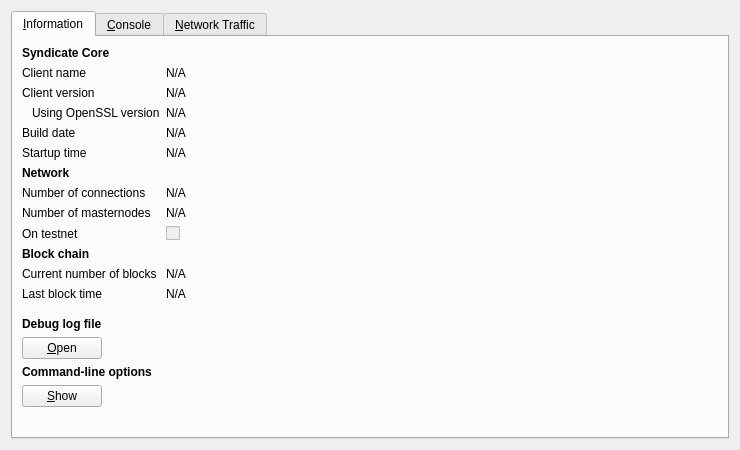
<?xml version="1.0" encoding="UTF-8"?>
<ui version="4.0">
 <class>RPCConsole</class>
 <widget class="QDialog" name="RPCConsole">
  <property name="geometry">
   <rect>
    <x>0</x>
    <y>0</y>
    <width>740</width>
    <height>450</height>
   </rect>
  </property>
  <property name="windowTitle">
   <string>Syndicate - Debug window</string>
  </property>
  <layout class="QVBoxLayout" name="verticalLayout_2">
   <item>
    <widget class="QTabWidget" name="tabWidget">
     <property name="currentIndex">
      <number>0</number>
     </property>
     <widget class="QWidget" name="tab_info">
      <attribute name="title">
       <string>&amp;Information</string>
      </attribute>
      <layout class="QFormLayout" name="formLayout">
       <item row="0" column="0">
        <widget class="QLabel" name="label_9">
         <property name="font">
          <font>
           <weight>75</weight>
           <bold>true</bold>
          </font>
         </property>
         <property name="text">
          <string>Syndicate Core</string>
         </property>
        </widget>
       </item>
       <item row="1" column="0">
        <widget class="QLabel" name="label_5">
         <property name="text">
          <string>Client name</string>
         </property>
        </widget>
       </item>
       <item row="1" column="1">
        <widget class="QLabel" name="clientName">
         <property name="cursor">
          <cursorShape>IBeamCursor</cursorShape>
         </property>
         <property name="text">
          <string>N/A</string>
         </property>
         <property name="textFormat">
          <enum>Qt::PlainText</enum>
         </property>
         <property name="textInteractionFlags">
          <set>Qt::LinksAccessibleByMouse|Qt::TextSelectableByKeyboard|Qt::TextSelectableByMouse</set>
         </property>
        </widget>
       </item>
       <item row="2" column="0">
        <widget class="QLabel" name="label_6">
         <property name="text">
          <string>Client version</string>
         </property>
        </widget>
       </item>
       <item row="2" column="1">
        <widget class="QLabel" name="clientVersion">
         <property name="cursor">
          <cursorShape>IBeamCursor</cursorShape>
         </property>
         <property name="text">
          <string>N/A</string>
         </property>
         <property name="textFormat">
          <enum>Qt::PlainText</enum>
         </property>
         <property name="textInteractionFlags">
          <set>Qt::LinksAccessibleByMouse|Qt::TextSelectableByKeyboard|Qt::TextSelectableByMouse</set>
         </property>
        </widget>
       </item>
       <item row="3" column="0">
        <widget class="QLabel" name="label_14">
         <property name="text">
          <string>Using OpenSSL version</string>
         </property>
         <property name="indent">
          <number>10</number>
         </property>
        </widget>
       </item>
       <item row="3" column="1">
        <widget class="QLabel" name="openSSLVersion">
         <property name="cursor">
          <cursorShape>IBeamCursor</cursorShape>
         </property>
         <property name="text">
          <string>N/A</string>
         </property>
         <property name="textFormat">
          <enum>Qt::PlainText</enum>
         </property>
         <property name="textInteractionFlags">
          <set>Qt::LinksAccessibleByMouse|Qt::TextSelectableByKeyboard|Qt::TextSelectableByMouse</set>
         </property>
        </widget>
       </item>
       <item row="4" column="0">
        <widget class="QLabel" name="label_12">
         <property name="text">
          <string>Build date</string>
         </property>
        </widget>
       </item>
       <item row="4" column="1">
        <widget class="QLabel" name="buildDate">
         <property name="cursor">
          <cursorShape>IBeamCursor</cursorShape>
         </property>
         <property name="text">
          <string>N/A</string>
         </property>
         <property name="textFormat">
          <enum>Qt::PlainText</enum>
         </property>
         <property name="textInteractionFlags">
          <set>Qt::LinksAccessibleByMouse|Qt::TextSelectableByKeyboard|Qt::TextSelectableByMouse</set>
         </property>
        </widget>
       </item>
       <item row="5" column="0">
        <widget class="QLabel" name="label_13">
         <property name="text">
          <string>Startup time</string>
         </property>
        </widget>
       </item>
       <item row="5" column="1">
        <widget class="QLabel" name="startupTime">
         <property name="cursor">
          <cursorShape>IBeamCursor</cursorShape>
         </property>
         <property name="text">
          <string>N/A</string>
         </property>
         <property name="textFormat">
          <enum>Qt::PlainText</enum>
         </property>
         <property name="textInteractionFlags">
          <set>Qt::LinksAccessibleByMouse|Qt::TextSelectableByKeyboard|Qt::TextSelectableByMouse</set>
         </property>
        </widget>
       </item>
       <item row="6" column="0">
        <widget class="QLabel" name="label_11">
         <property name="font">
          <font>
           <weight>75</weight>
           <bold>true</bold>
          </font>
         </property>
         <property name="text">
          <string>Network</string>
         </property>
        </widget>
       </item>
       <item row="7" column="0">
        <widget class="QLabel" name="label_7">
         <property name="text">
          <string>Number of connections</string>
         </property>
        </widget>
       </item>
       <item row="7" column="1">
        <widget class="QLabel" name="numberOfConnections">
         <property name="cursor">
          <cursorShape>IBeamCursor</cursorShape>
         </property>
         <property name="text">
          <string>N/A</string>
         </property>
         <property name="textFormat">
          <enum>Qt::PlainText</enum>
         </property>
         <property name="textInteractionFlags">
          <set>Qt::LinksAccessibleByMouse|Qt::TextSelectableByKeyboard|Qt::TextSelectableByMouse</set>
         </property>
        </widget>
       </item>
       <item row="8" column="0">
        <widget class="QLabel" name="label_15">
         <property name="text">
          <string>Number of masternodes</string>
         </property>
        </widget>
       </item>
       <item row="8" column="1">
        <widget class="QLabel" name="masternodeCount">
         <property name="cursor">
          <cursorShape>IBeamCursor</cursorShape>
         </property>
         <property name="text">
          <string>N/A</string>
         </property>
         <property name="textFormat">
          <enum>Qt::PlainText</enum>
         </property>
         <property name="textInteractionFlags">
          <set>Qt::LinksAccessibleByMouse|Qt::TextSelectableByKeyboard|Qt::TextSelectableByMouse</set>
         </property>
        </widget>
       </item>
       <item row="9" column="0">
        <widget class="QLabel" name="label_8">
         <property name="text">
          <string>On testnet</string>
         </property>
        </widget>
       </item>
       <item row="9" column="1">
        <widget class="QCheckBox" name="isTestNet">
         <property name="enabled">
          <bool>false</bool>
         </property>
         <property name="text">
          <string/>
         </property>
        </widget>
       </item>
       <item row="10" column="0">
        <widget class="QLabel" name="label_10">
         <property name="font">
          <font>
           <weight>75</weight>
           <bold>true</bold>
          </font>
         </property>
         <property name="text">
          <string>Block chain</string>
         </property>
        </widget>
       </item>
       <item row="11" column="0">
        <widget class="QLabel" name="label_3">
         <property name="text">
          <string>Current number of blocks</string>
         </property>
        </widget>
       </item>
       <item row="11" column="1">
        <widget class="QLabel" name="numberOfBlocks">
         <property name="cursor">
          <cursorShape>IBeamCursor</cursorShape>
         </property>
         <property name="text">
          <string>N/A</string>
         </property>
         <property name="textFormat">
          <enum>Qt::PlainText</enum>
         </property>
         <property name="textInteractionFlags">
          <set>Qt::LinksAccessibleByMouse|Qt::TextSelectableByKeyboard|Qt::TextSelectableByMouse</set>
         </property>
        </widget>
       </item>
       <item row="12" column="0">
        <widget class="QLabel" name="label_2">
         <property name="text">
          <string>Last block time</string>
         </property>
        </widget>
       </item>
       <item row="12" column="1">
        <widget class="QLabel" name="lastBlockTime">
         <property name="cursor">
          <cursorShape>IBeamCursor</cursorShape>
         </property>
         <property name="text">
          <string>N/A</string>
         </property>
         <property name="textFormat">
          <enum>Qt::PlainText</enum>
         </property>
         <property name="textInteractionFlags">
          <set>Qt::LinksAccessibleByMouse|Qt::TextSelectableByKeyboard|Qt::TextSelectableByMouse</set>
         </property>
        </widget>
       </item>
       <item row="13" column="0">
        <spacer name="verticalSpacer_2">
         <property name="orientation">
          <enum>Qt::Vertical</enum>
         </property>
         <property name="sizeHint" stdset="0">
          <size>
           <width>20</width>
           <height>10</height>
          </size>
         </property>
        </spacer>
       </item>
       <item row="14" column="0">
        <widget class="QLabel" name="labelDebugLogfile">
         <property name="font">
          <font>
           <weight>75</weight>
           <bold>true</bold>
          </font>
         </property>
         <property name="text">
          <string>Debug log file</string>
         </property>
        </widget>
       </item>
       <item row="15" column="0">
        <widget class="QPushButton" name="openDebugLogfileButton">
         <property name="toolTip">
          <string>Open the Syndicate debug log file from the current data directory. This can take a few seconds for large log files.</string>
         </property>
         <property name="text">
          <string>&amp;Open</string>
         </property>
         <property name="autoDefault">
          <bool>false</bool>
         </property>
        </widget>
       </item>
       <item row="16" column="0">
        <widget class="QLabel" name="labelCLOptions">
         <property name="font">
          <font>
           <weight>75</weight>
           <bold>true</bold>
          </font>
         </property>
         <property name="text">
          <string>Command-line options</string>
         </property>
        </widget>
       </item>
       <item row="17" column="0">
        <widget class="QPushButton" name="showCLOptionsButton">
         <property name="toolTip">
          <string>Show the Syndicate-Qt help message to get a list with possible Syndicate command-line options.</string>
         </property>
         <property name="text">
          <string>&amp;Show</string>
         </property>
         <property name="autoDefault">
          <bool>false</bool>
         </property>
        </widget>
       </item>
       <item row="18" column="0">
        <spacer name="verticalSpacer">
         <property name="orientation">
          <enum>Qt::Vertical</enum>
         </property>
         <property name="sizeHint" stdset="0">
          <size>
           <width>20</width>
           <height>20</height>
          </size>
         </property>
        </spacer>
       </item>
      </layout>
     </widget>
     <widget class="QWidget" name="tab_console">
      <attribute name="title">
       <string>&amp;Console</string>
      </attribute>
      <layout class="QVBoxLayout" name="verticalLayout_3">
       <property name="spacing">
        <number>3</number>
       </property>
       <item>
        <widget class="QTextEdit" name="messagesWidget">
         <property name="minimumSize">
          <size>
           <width>0</width>
           <height>100</height>
          </size>
         </property>
         <property name="readOnly">
          <bool>true</bool>
         </property>
         <property name="tabKeyNavigation" stdset="0">
          <bool>false</bool>
         </property>
         <property name="columnCount" stdset="0">
          <number>2</number>
         </property>
        </widget>
       </item>
       <item>
        <layout class="QHBoxLayout" name="horizontalLayout">
         <property name="spacing">
          <number>3</number>
         </property>
         <item>
          <widget class="QLabel" name="label">
           <property name="text">
            <string notr="true">&gt;</string>
           </property>
          </widget>
         </item>
         <item>
          <widget class="QLineEdit" name="lineEdit"/>
         </item>
         <item>
          <widget class="QPushButton" name="clearButton">
           <property name="maximumSize">
            <size>
             <width>24</width>
             <height>24</height>
            </size>
           </property>
           <property name="toolTip">
            <string>Clear console</string>
           </property>
           <property name="text">
            <string/>
           </property>
           <property name="icon">
            <iconset resource="../bitcoin.qrc">
             <normaloff>:/icons/remove</normaloff>:/icons/remove</iconset>
           </property>
           <property name="shortcut">
            <string notr="true">Ctrl+L</string>
           </property>
           <property name="autoDefault">
            <bool>false</bool>
           </property>
          </widget>
         </item>
        </layout>
       </item>
      </layout>
     </widget>
     <widget class="QWidget" name="tab">
      <attribute name="title">
       <string>&amp;Network Traffic</string>
      </attribute>
      <layout class="QHBoxLayout" name="horizontalLayout_3">
       <item>
        <layout class="QVBoxLayout" name="verticalLayout_4">
         <item>
          <widget class="TrafficGraphWidget" name="trafficGraph" native="true">
           <property name="sizePolicy">
            <sizepolicy hsizetype="Expanding" vsizetype="Expanding">
             <horstretch>0</horstretch>
             <verstretch>0</verstretch>
            </sizepolicy>
           </property>
          </widget>
         </item>
         <item>
          <layout class="QHBoxLayout" name="horizontalLayout_2">
           <item>
            <widget class="QSlider" name="sldGraphRange">
             <property name="minimum">
              <number>1</number>
             </property>
             <property name="maximum">
              <number>288</number>
             </property>
             <property name="pageStep">
              <number>12</number>
             </property>
             <property name="value">
              <number>6</number>
             </property>
             <property name="orientation">
              <enum>Qt::Horizontal</enum>
             </property>
            </widget>
           </item>
           <item>
            <widget class="QLabel" name="lblGraphRange">
             <property name="minimumSize">
              <size>
               <width>100</width>
               <height>0</height>
              </size>
             </property>
             <property name="alignment">
              <set>Qt::AlignCenter</set>
             </property>
            </widget>
           </item>
           <item>
            <widget class="QPushButton" name="btnClearTrafficGraph">
             <property name="text">
              <string>&amp;Clear</string>
             </property>
            </widget>
           </item>
          </layout>
         </item>
        </layout>
       </item>
       <item>
        <layout class="QVBoxLayout" name="verticalLayout">
         <item>
          <widget class="QGroupBox" name="groupBox">
           <property name="title">
            <string>Totals</string>
           </property>
           <layout class="QVBoxLayout" name="verticalLayout_5">
            <item>
             <layout class="QHBoxLayout" name="horizontalLayout_4">
              <item>
               <widget class="Line" name="line">
                <property name="sizePolicy">
                 <sizepolicy hsizetype="Fixed" vsizetype="Fixed">
                  <horstretch>0</horstretch>
                  <verstretch>0</verstretch>
                 </sizepolicy>
                </property>
                <property name="minimumSize">
                 <size>
                  <width>10</width>
                  <height>0</height>
                 </size>
                </property>
                <property name="palette">
                 <palette>
                  <active>
                   <colorrole role="Light">
                    <brush brushstyle="SolidPattern">
                     <color alpha="255">
                      <red>0</red>
                      <green>255</green>
                      <blue>0</blue>
                     </color>
                    </brush>
                   </colorrole>
                  </active>
                  <inactive>
                   <colorrole role="Light">
                    <brush brushstyle="SolidPattern">
                     <color alpha="255">
                      <red>0</red>
                      <green>255</green>
                      <blue>0</blue>
                     </color>
                    </brush>
                   </colorrole>
                  </inactive>
                  <disabled>
                   <colorrole role="Light">
                    <brush brushstyle="SolidPattern">
                     <color alpha="255">
                      <red>0</red>
                      <green>255</green>
                      <blue>0</blue>
                     </color>
                    </brush>
                   </colorrole>
                  </disabled>
                 </palette>
                </property>
                <property name="orientation">
                 <enum>Qt::Horizontal</enum>
                </property>
               </widget>
              </item>
              <item>
               <widget class="QLabel" name="label_16">
                <property name="text">
                 <string>In:</string>
                </property>
               </widget>
              </item>
              <item>
               <widget class="QLabel" name="lblBytesIn">
                <property name="minimumSize">
                 <size>
                  <width>50</width>
                  <height>0</height>
                 </size>
                </property>
                <property name="alignment">
                 <set>Qt::AlignRight|Qt::AlignTrailing|Qt::AlignVCenter</set>
                </property>
               </widget>
              </item>
             </layout>
            </item>
            <item>
             <layout class="QHBoxLayout" name="horizontalLayout_5">
              <item>
               <widget class="Line" name="line_2">
                <property name="sizePolicy">
                 <sizepolicy hsizetype="Fixed" vsizetype="Fixed">
                  <horstretch>0</horstretch>
                  <verstretch>0</verstretch>
                 </sizepolicy>
                </property>
                <property name="minimumSize">
                 <size>
                  <width>10</width>
                  <height>0</height>
                 </size>
                </property>
                <property name="palette">
                 <palette>
                  <active>
                   <colorrole role="Light">
                    <brush brushstyle="SolidPattern">
                     <color alpha="255">
                      <red>255</red>
                      <green>0</green>
                      <blue>0</blue>
                     </color>
                    </brush>
                   </colorrole>
                  </active>
                  <inactive>
                   <colorrole role="Light">
                    <brush brushstyle="SolidPattern">
                     <color alpha="255">
                      <red>255</red>
                      <green>0</green>
                      <blue>0</blue>
                     </color>
                    </brush>
                   </colorrole>
                  </inactive>
                  <disabled>
                   <colorrole role="Light">
                    <brush brushstyle="SolidPattern">
                     <color alpha="255">
                      <red>255</red>
                      <green>0</green>
                      <blue>0</blue>
                     </color>
                    </brush>
                   </colorrole>
                  </disabled>
                 </palette>
                </property>
                <property name="orientation">
                 <enum>Qt::Horizontal</enum>
                </property>
               </widget>
              </item>
              <item>
               <widget class="QLabel" name="label_17">
                <property name="text">
                 <string>Out:</string>
                </property>
               </widget>
              </item>
              <item>
               <widget class="QLabel" name="lblBytesOut">
                <property name="minimumSize">
                 <size>
                  <width>50</width>
                  <height>0</height>
                 </size>
                </property>
                <property name="alignment">
                 <set>Qt::AlignRight|Qt::AlignTrailing|Qt::AlignVCenter</set>
                </property>
               </widget>
              </item>
             </layout>
            </item>
            <item>
             <spacer name="verticalSpacer_4">
              <property name="orientation">
               <enum>Qt::Vertical</enum>
              </property>
              <property name="sizeHint" stdset="0">
               <size>
                <width>20</width>
                <height>407</height>
               </size>
              </property>
             </spacer>
            </item>
           </layout>
          </widget>
         </item>
        </layout>
       </item>
      </layout>
     </widget>
    </widget>
   </item>
  </layout>
 </widget>
 <customwidgets>
  <customwidget>
   <class>TrafficGraphWidget</class>
   <extends>QWidget</extends>
   <header>trafficgraphwidget.h</header>
   <container>1</container>
   <slots>
    <slot>clear()</slot>
   </slots>
  </customwidget>
 </customwidgets>
 <resources>
  <include location="../bitcoin.qrc"/>
 </resources>
 <connections/>
</ui>
